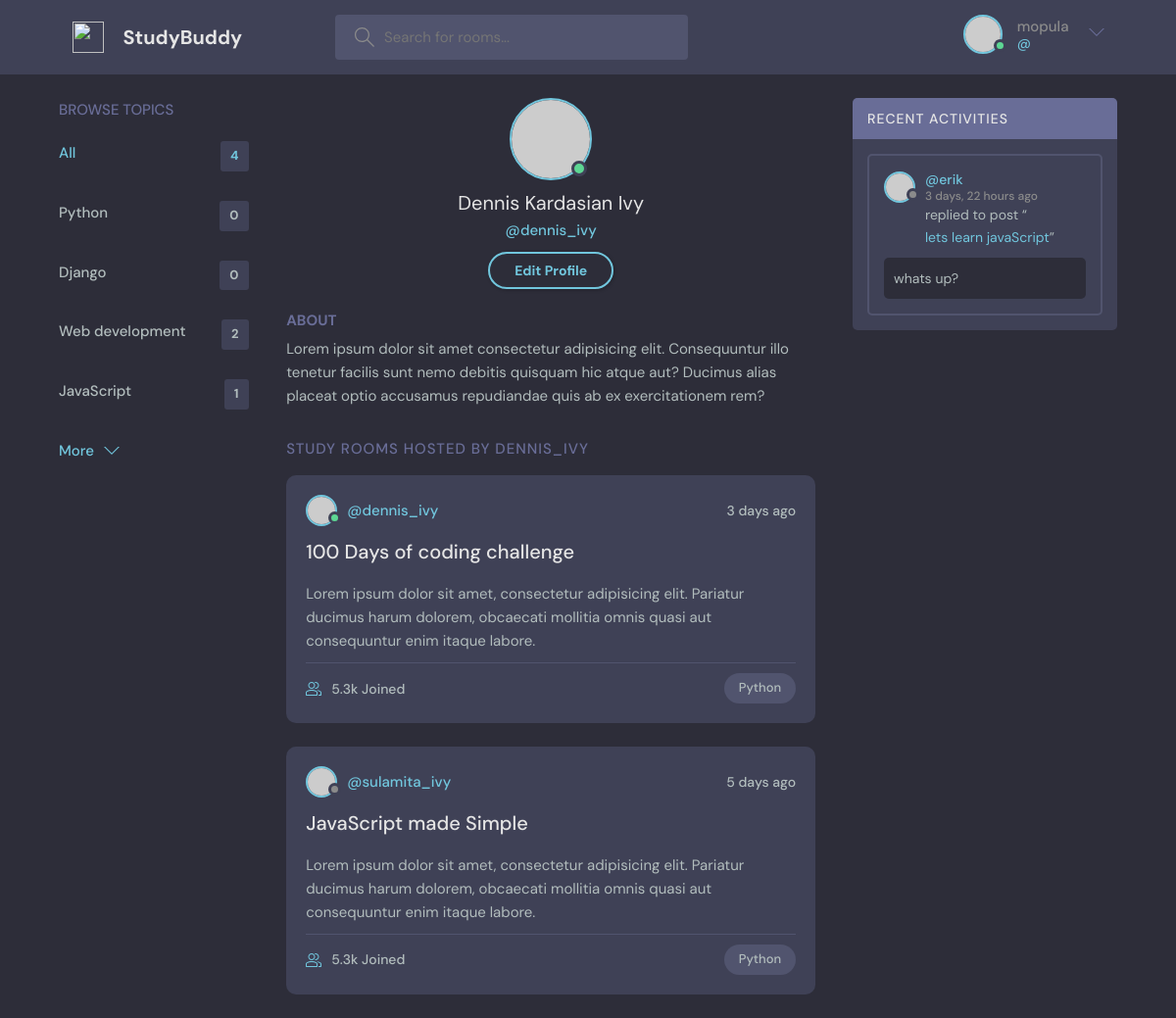
Before: /profile/3 (signed in) with the older database file.
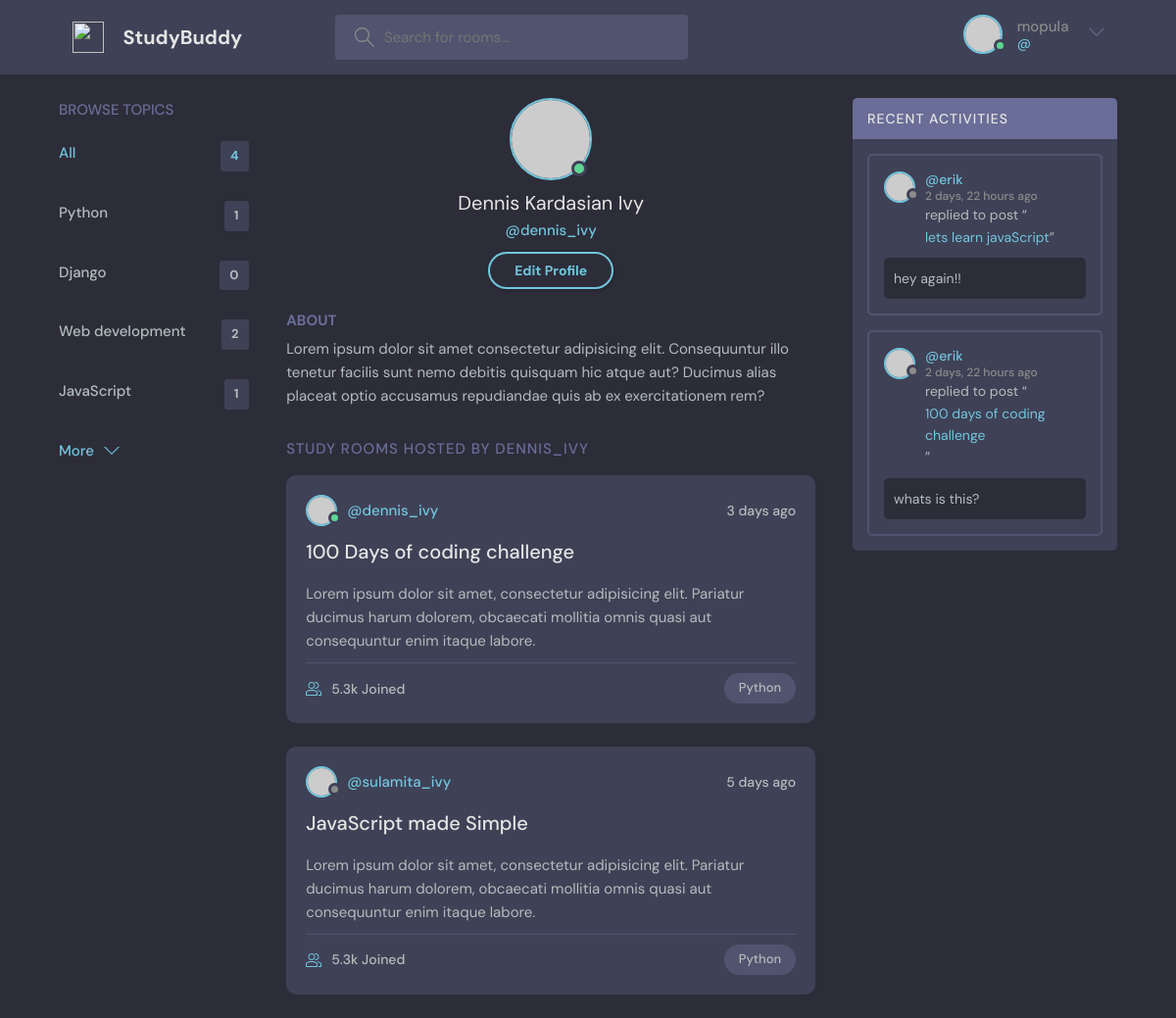
After: the same page with the newer database file.
### base/models.py (models this page shows, shortened)
class Topic(models.Model):
      name = models.CharField(max_length=200)

class Message(models.Model):
      user = models.ForeignKey(User, on_delete=models.CASCADE)
      room = models.ForeignKey(Room, on_delete=models.CASCADE)
      body = models.TextField()
      update = models.DateTimeField(auto_now=True)
      created = models.DateTimeField(auto_now_add=True)
      class Meta:
            ordering = ['-update', '-created']

class Room(models.Model):
      host = models.ForeignKey(User, on_delete=models.SET_NULL, null=True)
      topic = models.ForeignKey(Topic, on_delete=models.SET_NULL, null=True)
      name = models.CharField(max_length=200)
      description = models.TextField(null=True)
      participants = models.ManyToManyField(User, related_name='participants', blank=True)
      update = models.DateTimeField(auto_now=True)
      created = models.DateTimeField(auto_now_add=True)
      class Meta:
            ordering = ['-update', '-created']
      def __str__(self):
            return self.name

### base/views.py (the view)
# urls.py: path('profile/<str:pk>', views.userProfile, name='user-profile'),
def userProfile(request, pk):
      user = User.objects.get(id=pk)
      rooms = user.room_set.all()
      room_message = user.message_set.all()
      topics = Topic.objects.all()
      context = {'user': user, 'rooms': rooms, 'room_message': room_message, 'topics': topics}
      return render(request, 'base/profile.html', context)

### base/templates/base/profile.html (shortened to what this page needs)
{% extends 'main.html' %}
{% block content %}
  <main class="profile-page layout layout--3">
    <div class="container">
      {% include 'base/topic_component.html' %}
      <div class="roomList">
        <div class="profile">
          <div class="profile__avatar">
            <div class="avatar avatar--large active">
              <img src="https://randomuser.me/api/portraits/men/11.jpg" />
            </div>
          </div>
          <div class="profile__info">
            <h3>Dennis Kardasian Ivy</h3>
            <p>@dennis_ivy</p>
            <a href="edit-user.html" class="btn btn--main btn--pill">Edit Profile</a>
          </div>
          <div class="profile__about">
            <h3>About</h3>
            <p>
              Lorem ipsum dolor sit amet consectetur adipisicing elit. Consequuntur illo tenetur
              facilis sunt nemo debitis quisquam hic atque aut? Ducimus alias placeat optio
              accusamus repudiandae quis ab ex exercitationem rem?
            </p>
          </div>
        </div>
        <div class="roomList__header">
          <div>
            <h2>Study Rooms Hosted by dennis_ivy</a>
            </h2>
          </div>
        </div>
        <div class="roomListRoom">
          <div class="roomListRoom__header">
            <a href="profile.html" class="roomListRoom__author">
              <div class="avatar avatar--small active">
                <img src="https://randomuser.me/api/portraits/men/11.jpg" />
              </div>
              <span>@dennis_ivy</span>
            </a>
            <div class="roomListRoom__actions">
              <span>3 days ago</span>
            </div>
          </div>
          <div class="roomListRoom__content">
            <a href="room.html">100 Days of coding challenge</a>
            <p>
              Lorem ipsum dolor sit amet, consectetur adipisicing elit. Pariatur ducimus harum
              dolorem, obcaecati mollitia omnis quasi aut consequuntur enim itaque labore.
            </p>
          </div>
          <div class="roomListRoom__meta">
            <a class="roomListRoom__joined">
              5.3k Joined
            </a>
            <p class="roomListRoom__topic">Python</p>
          </div>
        </div>
        <div class="roomListRoom">
          <div class="roomListRoom__header">
            <a href="profile.html" class="roomListRoom__author">
              <div class="avatar avatar--small">
                <img src="https://randomuser.me/api/portraits/women/11.jpg" />
              </div>
              <span>@sulamita_ivy</span>
            </a>
            <div class="roomListRoom__actions">
              <span>5 days ago</span>
            </div>
          </div>
          <div class="roomListRoom__content">
            <a href="room.html">JavaScript made Simple</a>
            <p>
              Lorem ipsum dolor sit amet, consectetur adipisicing elit. Pariatur ducimus harum
              dolorem, obcaecati mollitia omnis quasi aut consequuntur enim itaque labore.
            </p>
          </div>
          <div class="roomListRoom__meta">
            <a href="room.html" class="roomListRoom__joined">
              5.3k Joined
            </a>
            <p class="roomListRoom__topic">Python</p>
          </div>
        </div>
      </div>
      {% include 'base/activity_component.html' %}
    </div>
  </main>
{% endblock content %}

### base/templates/base/topic_component.html
<div class="topics">
      <div class="topics__header">
        <h2>Browse Topics</h2>
      </div>
      <ul class="topics__list">
        <li>
          <a href="{% url 'home' %}" class="active">All <span>{{topics.count}}</span></a>
        </li>
        {% for topic in topics %}
        <li>
          <a href="{% url 'home' %}?q={{ topic.name }}">{{topic.name}}<span>{{topic.room_set.all.count}}</span></a>
        </li>
        {% endfor %}
      </ul>
      <a class="btn btn--link" href="topics.html">
        More
        <svg version="1.1" xmlns="http://www.w3.org/2000/svg" width="32" height="32" viewBox="0 0 32 32">
          <title>chevron-down</title>
          <path d="M16 21l-13-13h-3l16 16 16-16h-3l-13 13z"></path>
        </svg>
      </a>
    </div>

### base/templates/base/activity_component.html (shortened to what this page needs)
<div class="activities">
      <div class="activities__header">
        <h2>Recent Activities</h2>
      </div>
      {% for message in room_message %}
      <div class="activities__box">
        <div class="activities__boxHeader roomListRoom__header">
          <a href="{% url 'user-profile' message.user.id %}" class="roomListRoom__author">
            <div class="avatar avatar--small">
              <img src="https://randomuser.me/api/portraits/women/11.jpg" />
            </div>
            <p>
              @{{ message.user }}
              <span>{{ message.created|timesince }} ago</span>
            </p>
          </a>
        </div>
        <div class="activities__boxContent">
          <p>replied to post “<a href="{% url 'room' message.room.id %}">{{message.room}}</a>”</p>
          <div class="activities__boxRoomContent">
            {{message.body}}
          </div>
        </div>
      </div>
      {% endfor %}
</div>

Changed rows visible on the page:
removed Message: user "erik", created "3 days, 22 hours", room "lets learn javaScript", body "whats up?"
computed for Topic "Python": room_set.all.count "0" → "1"
added Message: user "erik", created "2 days, 22 hours", room "lets learn javaScript", body "hey again!!"
added Message: user "erik", created "2 days, 22 hours", room "100 days of coding challenge", body "whats is this?"
